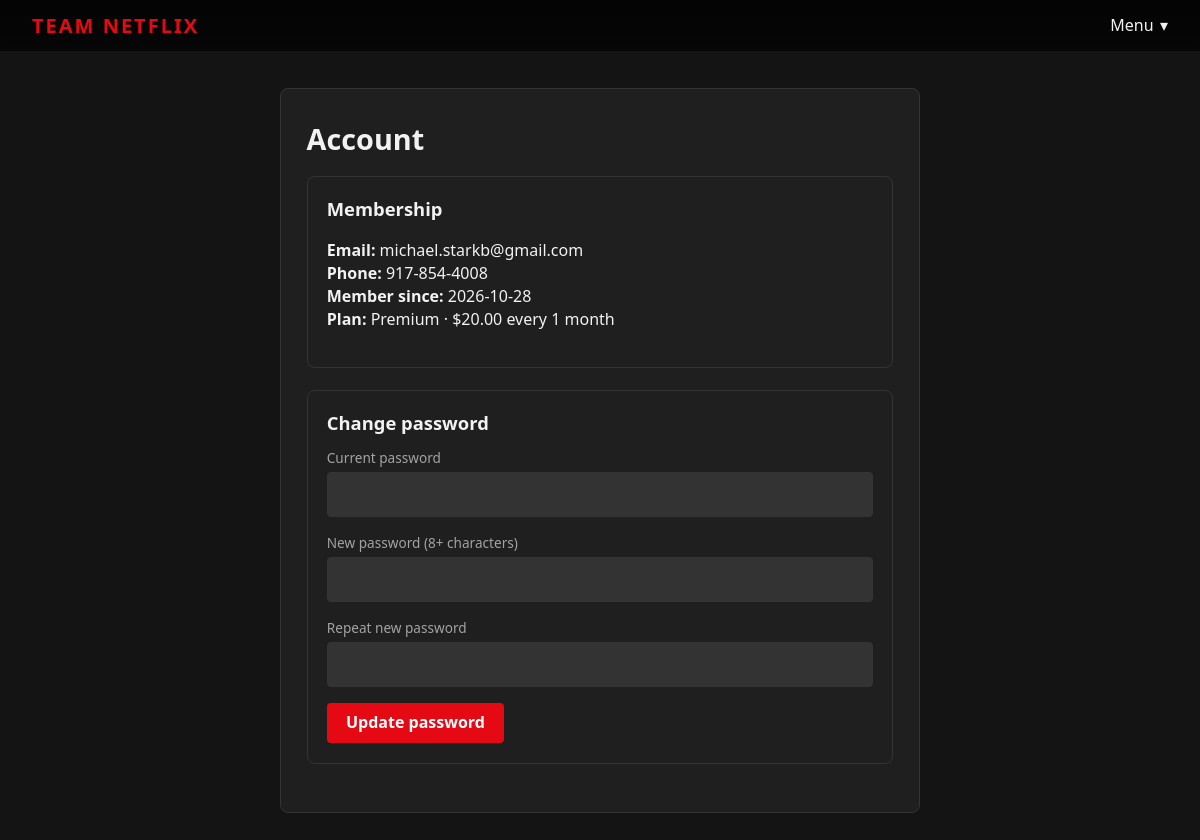
/account (signed in), run on the app's committed database.
### tables this page shows
CREATE TABLE account (
    id INT PRIMARY KEY,
    email VARCHAR(255),
    password VARCHAR(64),
    phone_number VARCHAR(255),
    subscription_id INT,
    -- profile_name VARCHAR(255),
    -- profile_picture VARCHAR(255),
    -- is_kid_profile BOOLEAN NOT NULL,
    account_created DATETIME
, is_admin INTEGER NOT NULL DEFAULT 0);

CREATE TABLE subscription (
    id INT PRIMARY KEY,
    subscription_type VARCHAR(255),
    subscription_price DECIMAL(10, 2),
    subscription_duration INT not null
);

### netflix_app.py (the view, shortened to what this page needs)
@app.route("/account", methods=["GET", "POST"])
@login_required
def account():
    db = get_db()
    sub = db.execute("SELECT * FROM subscription WHERE id = ?", (g.account["subscription_id"],)).fetchone()
    return render_template("account.html", sub=sub)

### netflix_app.py (called while the page is built)
def get_db():
    if "db" not in g:
        g.db = sqlite3.connect(DB_PATH)
        g.db.row_factory = sqlite3.Row
        g.db.execute("PRAGMA foreign_keys = ON")
    return g.db

def csrf_token():
    if "csrf" not in session:
        session["csrf"] = secrets.token_hex(16)
    return session["csrf"]

@app.before_request
def load_user_and_check_csrf():
    g.account = None
    g.profile = None
    if request.method == "POST":
        sent = request.form.get("csrf", "")
        if not sent or not secrets.compare_digest(sent, session.get("csrf", "")):
            abort(400, "Your session expired. Go back, refresh the page and try again.")
    aid = session.get("account_id")
    if aid:
        g.account = get_db().execute("SELECT * FROM account WHERE id = ?", (aid,)).fetchone()
        if g.account is None:
            session.clear()
        else:
            pid = session.get("profile_id")
            if pid:
                g.profile = get_db().execute(
                    "SELECT * FROM profile WHERE profile_id = ? AND account_id = ?",
                    (pid, aid)).fetchone()

def login_required(view):
    @wraps(view)
    def wrapped(*a, **kw):
        if g.account is None:
            return redirect(url_for("login", next=request.full_path.rstrip("?")))
        return view(*a, **kw)
    return wrapped

### templates/account.html (shortened to what this page needs)
{% extends 'base.html' %}
{% from '_macros.html' import csrf_field %}
{% block content %}
<div class="form-card" style="max-width:640px">
  <h1>Account</h1>
  <div class="panel">
    <h2>Membership</h2>
    <p><b>Email:</b> {{ g.account.email }}<br>
       {% if g.account.phone_number %}<b>Phone:</b> {{ g.account.phone_number }}<br>{% endif %}
       <b>Member since:</b> {{ (g.account.account_created or '')[:10] }}<br>
       <b>Plan:</b> {% if sub %}{{ sub.subscription_type|title }} · ${{ '%.2f'|format(sub.subscription_price or 0) }}
         every {{ sub.subscription_duration }} month{{ 's' if sub.subscription_duration != 1 }}{% else %}—{% endif %}</p>
  </div>
  <div class="panel">
    <h2>Change password</h2>
    <form method="post">{{ csrf_field() }}
      <div class="field"><label for="current">Current password</label><input id="current" name="current" type="password" required autocomplete="current-password"></div>
      <div class="field"><label for="new">New password (8+ characters)</label><input id="new" name="new" type="password" required minlength="8" autocomplete="new-password"></div>
      <div class="field"><label for="again">Repeat new password</label><input id="again" name="again" type="password" required minlength="8" autocomplete="new-password"></div>
      <button class="btn" type="submit">Update password</button>
    </form>
  </div>
</div>
{% endblock %}

### static/style.css (style rules this page uses)
:root { --bg:#141414; --panel:#1f1f1f; --panel2:#2a2a2a; --text:#f2f2f2; --muted:#a3a3a3; --line:#343434; --accent:#e50914; --accent2:#b20710; --ok:#46d369; --danger:#ff6b6b; }
* { box-sizing:border-box; }
html { scroll-behavior:smooth; }
body { margin:0; background:var(--bg); color:var(--text); font-family:system-ui,-apple-system,"Segoe UI",Roboto,sans-serif; line-height:1.45; }
h1 { font-size:1.8rem; margin:.2rem 0 1rem; }
h2 { font-size:1.15rem; margin:1.4rem 0 .7rem; }
.btn { display:inline-block; padding:.55rem 1.2rem; border:0; border-radius:4px; background:var(--accent); color:#fff; font:inherit; font-weight:600; cursor:pointer; text-decoration:none; }
label { display:block; font-size:.85rem; color:var(--muted); margin-bottom:.3rem; }
input[type=text], input[type=email], input[type=password], input[type=number], input[type=date], input[type=datetime-local], input[type=file], select { width:100%; padding:.6rem .7rem; border:1px solid var(--line); border-radius:4px; background:#333; color:var(--text); font:inherit; }
.field { margin-bottom:1rem; }
.form-card { max-width:560px; margin:0 auto; background:var(--panel); border:1px solid var(--line); border-radius:8px; padding:1.6rem; }
.panel { background:var(--panel); border:1px solid var(--line); border-radius:8px; padding:1.2rem; margin-bottom:1.4rem; }
.panel h2 { margin-top:0; }

### data on the page
account: account.email "michael.starkb@gmail.com", account.phone_number "917-854-4008", account_created "2026-10-28"
subscription: subscription_type "Premium", subscription_price "20.00", subscription_duration "1"
